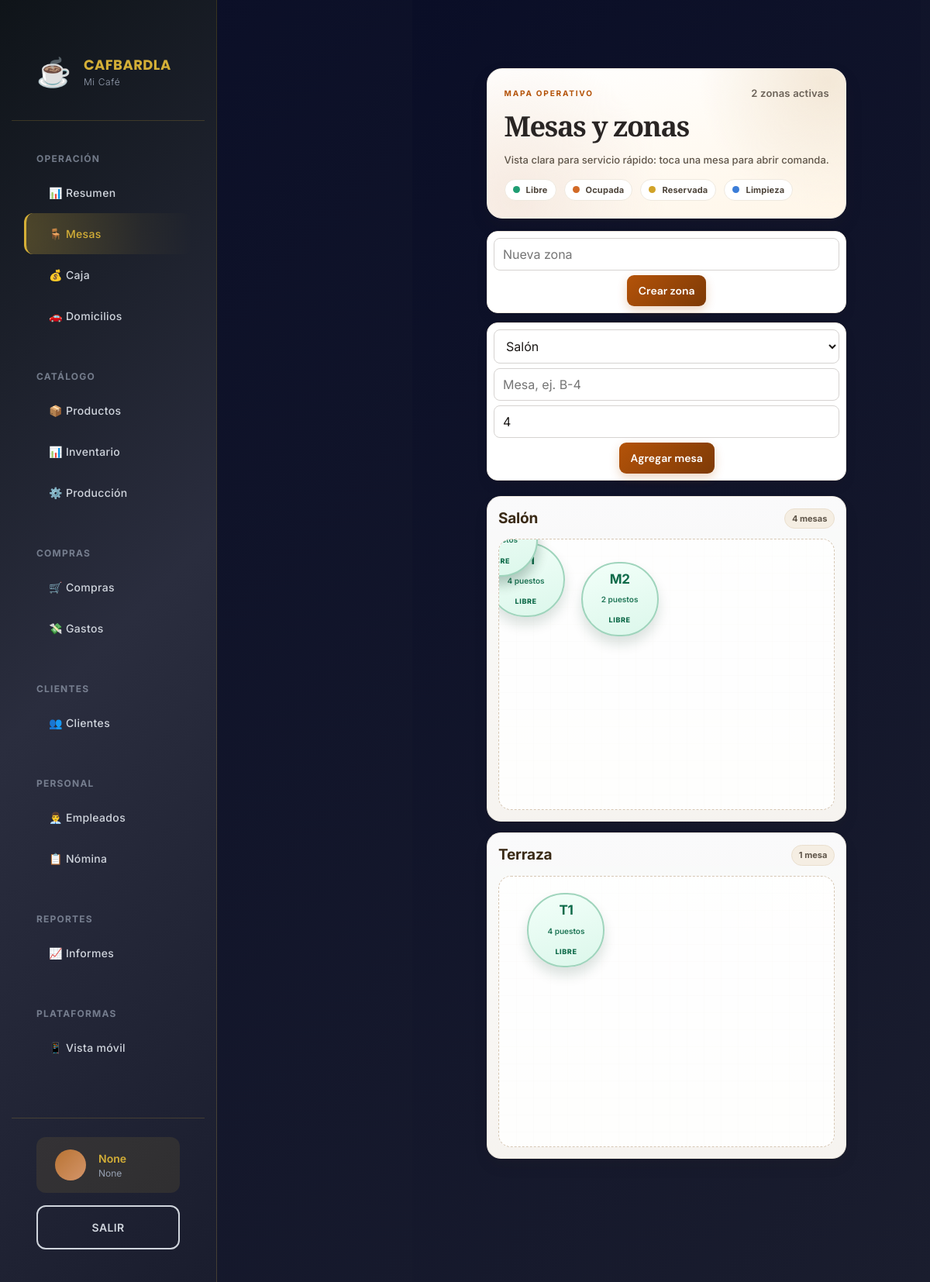
The page /mesas on the database as committed earlier.
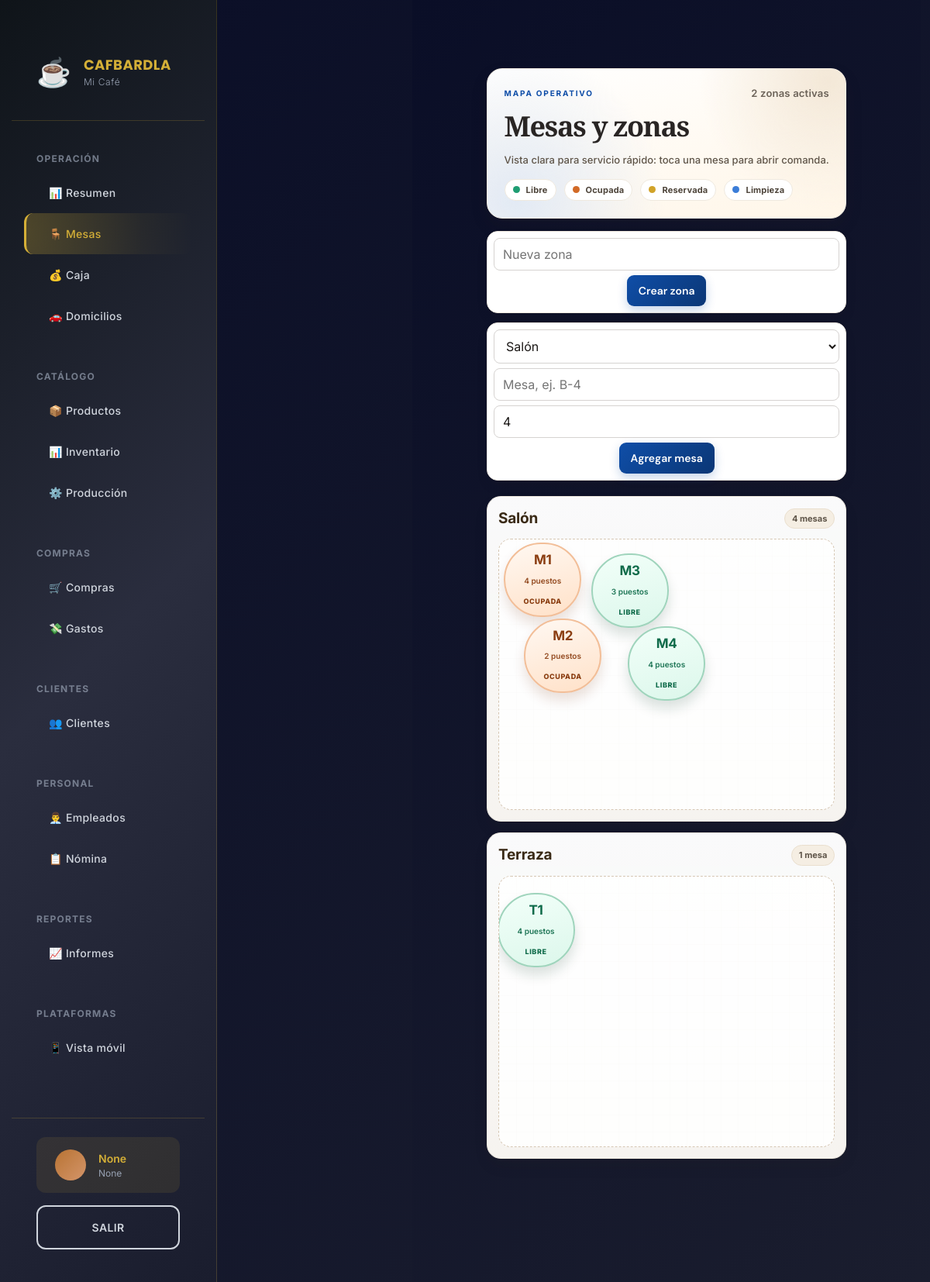
The same page on the database as committed later.
### app/models.py (models this page shows)
class Mesa(Base):
    __tablename__ = "mesas"
    id: Mapped[int] = mapped_column(primary_key=True)
    empresa_id: Mapped[int] = mapped_column(ForeignKey("empresas.id"), default=1)
    zona_id: Mapped[int] = mapped_column(ForeignKey("zonas.id"))
    nombre: Mapped[str] = mapped_column(String(40))
    capacidad: Mapped[int] = mapped_column(Integer, default=4)
    posicion_x: Mapped[int] = mapped_column(Integer, default=0)
    posicion_y: Mapped[int] = mapped_column(Integer, default=0)
    forma: Mapped[str] = mapped_column(String(15), default="redonda")
    estado: Mapped[str] = mapped_column(String(20), default="libre")
    zona: Mapped[Zona] = relationship(back_populates="mesas")

### app/main.py (the view)
@app.get("/mesas", response_class=HTMLResponse)
def mesas(request: Request, db: Session = Depends(get_db)):
    return templates.TemplateResponse("mesas.html", context(request,db) | {"zonas":db.scalars(select(Zona).order_by(Zona.orden)).all()})

### app/templates/mesas.html (shortened to what this page needs)
{% extends "base.html" %}
{% block content %}
<div class="mesas-page">
	<section class="mesas-hero">
		<div class="hero-topline">
			<p class="eyebrow">MAPA OPERATIVO</p>
			<span class="hero-meta">{{ zonas|length }} zona{{ '' if zonas|length == 1 else 's' }} activa{{ '' if zonas|length == 1 else 's' }}</span>
		</div>
		<div class="hero-title">
			<h1>Mesas y zonas</h1>
		</div>
		<p class="hero-note">Vista clara para servicio rápido: toca una mesa para abrir comanda.</p>
		<div class="legend" aria-label="Estados de mesa">
			<span class="legend-item"><span class="legend-dot libre"></span>Libre</span>
			<span class="legend-item"><span class="legend-dot ocupada"></span>Ocupada</span>
			<span class="legend-item"><span class="legend-dot reservada"></span>Reservada</span>
			<span class="legend-item"><span class="legend-dot limpieza"></span>Limpieza</span>
		</div>
	</section>
	<div class="actions">
		<form action="/zonas" method="post">
			<input name="nombre" placeholder="Nueva zona" required>
			<button>Crear zona</button>
		</form>
		<form action="/mesas" method="post">
			<select name="zona_id" aria-label="Zona para nueva mesa">
				{% for z in zonas %}
				<option value="{{ z.id }}">{{ z.nombre }}</option>
				{% endfor %}
			</select>
			<input name="nombre" placeholder="Mesa, ej. B-4" required>
			<input name="capacidad" type="number" value="4" min="1" aria-label="Capacidad de mesa">
			<button>Agregar mesa</button>
		</form>
	</div>
	{% for z in zonas %}
	<section class="zone-card">
		<div class="zone-header">
			<h2>{{ z.nombre }}</h2>
			<span class="zone-count">{{ z.mesas|length }} mesa{{ '' if z.mesas|length == 1 else 's' }}</span>
		</div>
		<div class="floor">
			{% if z.mesas %}
				{% for m in z.mesas %}
				<a
					class="table {{ m.estado }} {{ m.forma }}"
					data-mesa-id="{{ m.id }}"
					data-mesa-estado="{{ m.estado }}"
					style="left:{{ m.posicion_x }}%;top:{{ m.posicion_y }}%"
					href="/comanda/{{ m.id }}"
					title="Abrir comanda de {{ m.nombre }}"
				>
					<b>{{ m.nombre }}</b>
					<small>{{ m.capacidad }} puestos</small>
					<em>{{ m.estado }}</em>
				</a>
				{% endfor %}
			{% else %}
			<div class="zone-empty">Sin mesas configuradas en esta zona.</div>
			{% endif %}
		</div>
	</section>
	{% endfor %}
</div>
{% endblock %}

Rows that differ between the two databases and show on the page:
changed Mesa (number 1 of 5 on the later page): estado "LIBRE" → "OCUPADA"
changed Mesa (number 2 of 5 on the later page): estado "LIBRE" → "OCUPADA"
changed Mesa (number 3 of 5 on the later page): nombre (not shown) → "M3"; capacidad (not shown) → "3"
changed Mesa (number 4 of 5 on the later page): nombre (not shown) → "M4"; capacidad (not shown) → "4"
